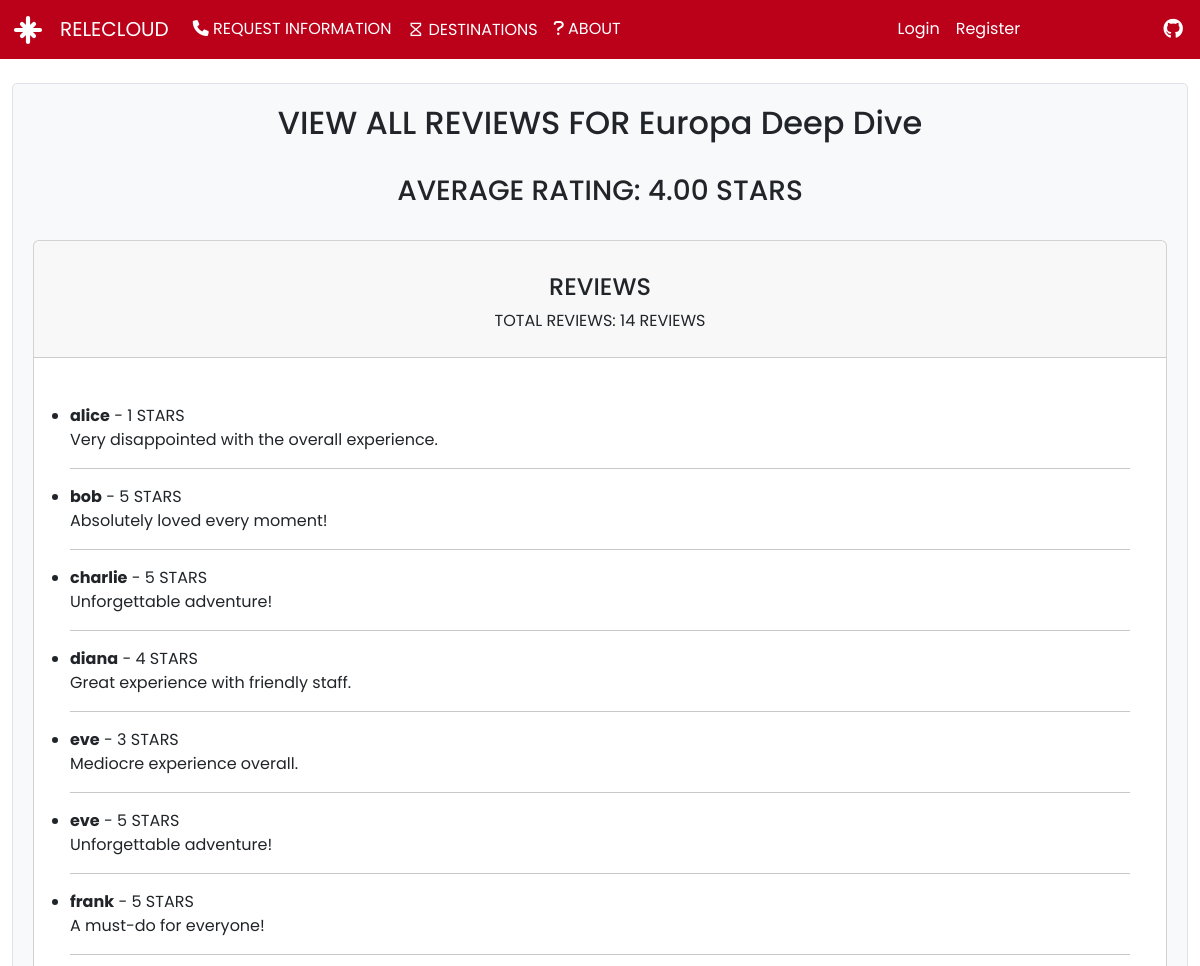
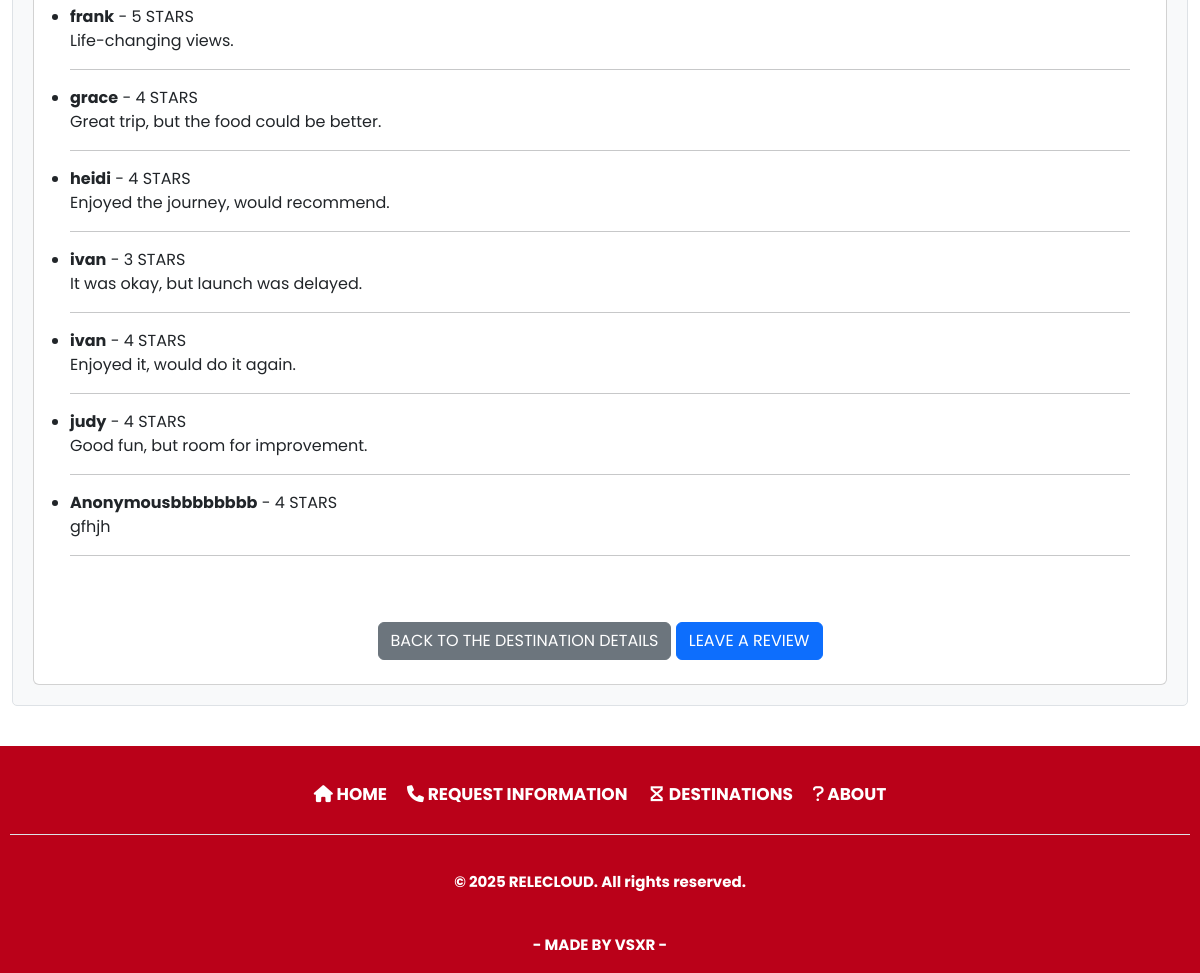
Page /destination/2/reviews/ on the committed database (2 pictures, top to bottom).
### relecloud/models/destination.py (models this page shows, shortened)
class Destination(models.Model):
    name = models.CharField(unique=True, null=False, blank=False, max_length=50)
    image_url = models.URLField(max_length=200, null=False, blank=False) # agregar DEFAULT para poner una imagen predeterminada
    desc = models.TextField(max_length=2000, null=False, blank=False)
    reviews: 'RelatedManager[DestinationReview]'  # type: ignore
    position = models.PositiveIntegerField(default=0)  # <-- Añadido

### relecloud/models/review.py (models this page shows, shortened)
class DestinationReview(models.Model):
    RATING_CHOICES = [(i, str(i)) for i in range(1, 6)]
    destination = models.ForeignKey(Destination, on_delete=models.CASCADE, related_name='reviews')
    name = models.CharField(max_length=100, default='Anonymous', null=False, blank=False)
    rating = models.IntegerField(choices=RATING_CHOICES)
    comment = models.TextField()

### relecloud/views/review.py (the view)
# urls.py: path('destination/<int:pk>/reviews/', destination_reviews, name='destination_view_reviews'),
def destination_reviews(request, pk):
    destination = get_object_or_404(Destination, pk=pk)
    reviews = destination.reviews.all()
    average_rating = reviews.aggregate(Avg('rating'))['rating__avg']
    return render(request, 'destinations/destination_reviews/destination_view_reviews.html', {
        'destination': destination,
        'reviews': reviews,
        'average_rating': average_rating
    })

### relecloud/templates/destinations/destination_reviews/destination_view_reviews.html (shortened to what this page needs)
{% extends 'base.html' %}
{% load static %}
{% block main_contents %}
    <div class="destinationsPresentation">
        <div class="specific-paragraphs">
            <h2>VIEW ALL REVIEWS FOR {{ destination.name }}</h2>
            <br>
            <div class="average-rating-container">
                <h3>AVERAGE RATING: {{ average_rating|floatformat:2 }} STARS</h3>
            </div>
            <br>
            <div class="card">
                <div class="card-header text-center">
                    <br>
                    <h4>REVIEWS</h4>
                    <p>TOTAL REVIEWS: {{ reviews|length }} REVIEWS</p>
                </div>
                <div class="card-body">
                    {% if reviews %}
                        <ul class="person-review text-left list-group list-group-flush">
                            {% for review in reviews %}
                                <li class="text-left">
                                    <div class="review-item text-left">
                                        <strong>{{ review.name }}</strong> - {{ review.rating }} STARS
                                        <br>
                                        {{ review.comment }}
                                    </div>
                                    <hr>
                                </li>
                            {% endfor %}
                        </ul>
                    {% else %}
                        <p class="text-left">OH... THERE ARE NO DESTINATION REVIEWS AVAILABLE!</p>
                    {% endif %}
                </div>
                <br>
                <div class="text-center mb-4">
                    <a href="{% url 'destination_details' destination.pk %}" class="btn btn-secondary">BACK TO THE DESTINATION DETAILS</a>
                    <a href="{% url 'destination_create_reviews' destination.pk %}" class="btn btn-primary">LEAVE A REVIEW</a>
                </div>
            </div>
        </div>
    </div>
{% endblock main_contents %}

### relecloud/static/res/css/styles.css (style rules this page uses)
* { margin: 0; padding: 0; box-sizing: border-box; font-family: "Poppins", sans-serif; }
html { overflow-x: hidden; }
h2 { margin: 15px; text-align: center; font-size: 1.8em; font-weight: bold, 500; }
h3 { margin-top: 30px; margin-bottom: auto; text-align: center; font-size: 1.5em; }
h4 { text-align: center; font-size: 1.2em; }
.specific-paragraphs { text-align: justify; flex: 1; background-color: #f8f9fa; padding: 20px; border: 1px solid #dee2e6; border-radius: 5px; margin-bottom: 30px; }
.list-group { margin: 20px; padding-top: 10px; padding-bottom: 10px; }
body { display: flex; flex-direction: column; min-height: 500px; overflow-x: hidden; }

### rows in the picture
Destination: name "Europa Deep Dive"
DestinationReview: name "alice", rating "1", comment "Very disappointed with the overall experience."
DestinationReview: name "bob", rating "5", comment "Absolutely loved every moment!"
DestinationReview: name "charlie", rating "5", comment "Unforgettable adventure!"
DestinationReview: name "diana", rating "4", comment "Great experience with friendly staff."
DestinationReview: name "eve", rating "3", comment "Mediocre experience overall."
DestinationReview: name "eve", rating "5", comment "Unforgettable adventure!"
DestinationReview: name "frank", rating "5", comment "A must-do for everyone!"
DestinationReview: name "frank", rating "5", comment "Life-changing views."
DestinationReview: name "grace", rating "4", comment "Great trip, but the food could be better."
DestinationReview: name "heidi", rating "4", comment "Enjoyed the journey, would recommend."
DestinationReview: name "ivan", rating "3", comment "It was okay, but launch was delayed."
DestinationReview: name "ivan", rating "4", comment "Enjoyed it, would do it again."
DestinationReview: name "judy", rating "4", comment "Good fun, but room for improvement."
DestinationReview: name "Anonymousbbbbbbbb", rating "4", comment "gfhjh"

### other values in the picture
{{ average_rating|floatformat:2 }} "4.00"
{{ reviews|length }} "14"
